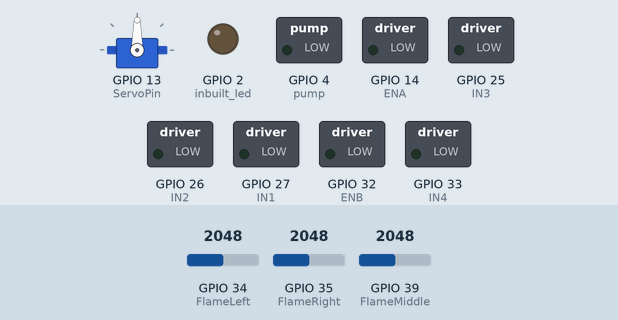
The sketch below on a simulated ESP32. Shown: servo, switched loads named in the sketch (green lamp = pin HIGH), output pins drawn as LEDs (lit = HIGH). Inputs (shaded band) come from the test bench; at power-on: GPIO 34 (FlameLeft) = 2048, GPIO 35 (FlameRight) = 2048, GPIO 39 (FlameMiddle) = 2048. What the sketch prints to the serial monitor is not drawn.

Above: at 1.2 s.
1.3 s: GPIO 34 (FlameLeft) set to 529
2.8 s: GPIO 34 (FlameLeft) set to 457
At 3.2 s:
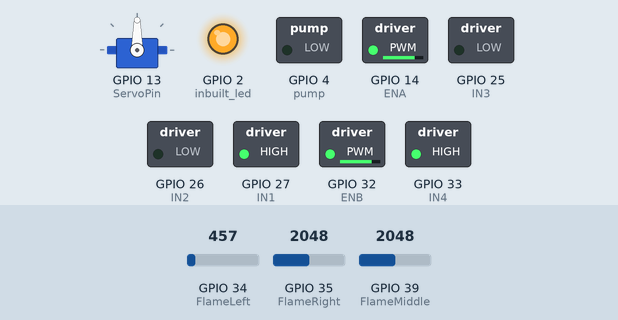
At 6.2 s:
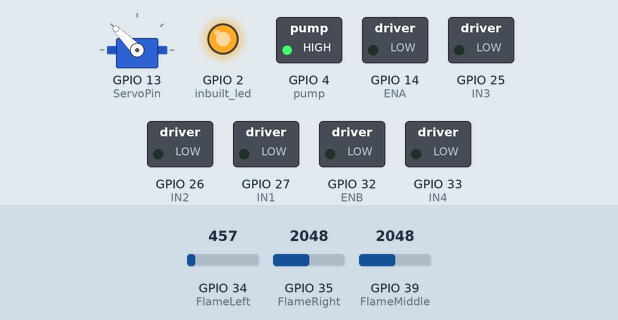
Timing chart, 0 to 11.8 s (numbered marks = the images above; inputs shaded):
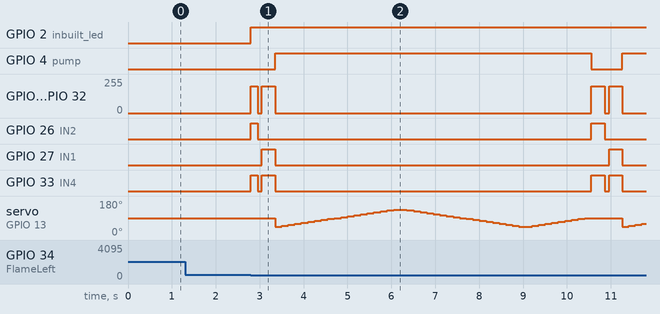

The sketch:

Fire_Fighter_Robot.ino
```cpp
#include <ESP32Servo.h>      // Library for controlling servo motors with ESP32

// ----- Pin Definitions -----
#define IN1 27               // Motor A input pin 1
#define IN2 26               // Motor A input pin 2
#define IN3 25               // Motor B input pin 1
#define IN4 33               // Motor B input pin 2

#define ENA 14               // PWM control pin for Motor A
#define ENB 32               // PWM control pin for Motor B

// Pump relay was on GPIO 12, which is a boot strapping pin: if the relay
// pulls it HIGH at power-up the ESP32 can fail to boot. GPIO 4 is safe.
// >>> Move the relay signal wire from GPIO 12 to GPIO 4. <<<
#define pump 4               // Pin connected to relay controlling the water pump
#define ServoPin 13          // Servo motor signal pin

#define FlameLeft 34         // Analog input pin for left flame sensor
#define FlameMiddle 39       // Analog input pin for middle flame sensor
#define FlameRight 35        // Analog input pin for right flame sensor

#define inbuilt_led 2        // On-board LED pin for ESP32

// Time constants (in milliseconds)
#define move_forward 300     // Forward movement time
#define turning_time 300     // Turning duration
#define move_backward 150    // Backward movement time
#define stop_delay 100       // Delay after stopping
#define servo_step_delay 150 // Delay between servo steps while spraying

int fireThreshold = 500;     // Analog value threshold to detect fire (lower = fire)
int motorSpeed = 200;        // Speed of motors (PWM value from 0-255)

// ----- Objects -----
Servo myServo;              // Create servo motor object

void setup() {
  Serial.begin(115200);     // Start serial communication

  // Set motor control pins as output
  pinMode(IN1, OUTPUT);
  pinMode(IN2, OUTPUT);
  pinMode(IN3, OUTPUT);
  pinMode(IN4, OUTPUT);
  pinMode(ENA, OUTPUT);
  pinMode(ENB, OUTPUT);

  // Set other component pins
  pinMode(pump, OUTPUT);
  pinMode(inbuilt_led, OUTPUT);
  pinMode(FlameLeft, INPUT);
  pinMode(FlameMiddle, INPUT);
  pinMode(FlameRight, INPUT);

  // Ensure pump and LED are off initially
  digitalWrite(pump, LOW);
  digitalWrite(inbuilt_led, LOW);
  stopMoving();

  // Attach servo motor to pin
  myServo.attach(ServoPin);
  myServo.write(90);  // Center servo

  Serial.println("Firefighter Robot ready.");
}

// Returns true if any of the three flame sensors sees fire
bool fireVisible() {
  return analogRead(FlameLeft) < fireThreshold ||
         analogRead(FlameMiddle) < fireThreshold ||
         analogRead(FlameRight) < fireThreshold;
}

void loop() {
  // Read analog values from flame sensors
  int leftSensor = analogRead(FlameLeft);
  int middleSensor = analogRead(FlameMiddle);
  int rightSensor = analogRead(FlameRight);

  bool fireDetected = leftSensor < fireThreshold ||
                      middleSensor < fireThreshold ||
                      rightSensor < fireThreshold;

  if (fireDetected) {
    firefightMode(leftSensor, middleSensor, rightSensor);  // Start firefighting
  } else {
    stopMoving();               // Stop robot
    digitalWrite(pump, LOW);    // Turn off pump
    digitalWrite(inbuilt_led, LOW);  // Turn off LED
    myServo.write(90);          // Center the servo
  }
}

void firefightMode(int left, int middle, int right) {
  digitalWrite(inbuilt_led, HIGH);  // Turn on LED as alarm indicator

  // ******************** Robot Movement Logic ********************

  // Fire detected on right and middle sensors
  if (middle < fireThreshold && right < fireThreshold) {
    moveBackward();
    delay(move_backward);
    stopMoving();
    delay(stop_delay);
    slightRight();             // Slight right turn
    delay(turning_time);
    stopMoving();
    delay(stop_delay);
  }
  // Fire detected on left and middle sensors
  else if (middle < fireThreshold && left < fireThreshold) {
    moveBackward();
    delay(move_backward);
    stopMoving();
    delay(stop_delay);
    slightLeft();              // Slight left turn
    delay(turning_time);
    stopMoving();
    delay(stop_delay);
  }
  // Fire detected in the middle only
  else if (middle < fireThreshold) {
    moveForward();             // Move straight
    delay(move_forward);
    stopMoving();
    delay(stop_delay);
  }
  // Fire detected on left only
  else if (left < fireThreshold) {
    moveBackward();
    delay(move_backward);
    stopMoving();
    delay(stop_delay);
    turnLeft();                // Full left turn
    delay(turning_time);
    stopMoving();
  }
  // Fire detected on right only
  else if (right < fireThreshold) {
    moveBackward();
    delay(move_backward);
    stopMoving();
    delay(stop_delay);
    turnRight();               // Full right turn
    delay(turning_time);
    stopMoving();
  }

  spray();   // Spray water while the fire is still visible
  reset();   // Reset robot after spraying
}

// Moves the servo to an angle, then checks the sensors.
// Returns false if the fire is gone, so the sweep can stop early.
bool sprayStep(int angle) {
  myServo.write(angle);
  delay(servo_step_delay);
  return fireVisible();
}

// Sweep the nozzle left/right with the pump on.
// Sensors are checked at every step, so spraying stops as soon as the fire is out.
void spray() {
  digitalWrite(pump, HIGH);    // Activate pump to spray water

  bool fire = true;
  for (int angle = 45; angle <= 135 && fire; angle += 5) fire = sprayStep(angle);
  for (int angle = 135; angle >= 45 && fire; angle -= 5) fire = sprayStep(angle);
  for (int angle = 45; angle <= 90 && fire; angle += 5) fire = sprayStep(angle);

  digitalWrite(pump, LOW);     // Turn off pump
  myServo.write(90);           // Re-center nozzle
}

void reset() {
  moveBackward();              // Move back a bit
  delay(move_backward);
  stopMoving();                // Stop
  digitalWrite(pump, LOW);     // Make sure pump is off
  digitalWrite(inbuilt_led, LOW);  // Turn off LED
}

// ---- Motor Control Functions ----
void moveForward() {
  digitalWrite(IN1, HIGH);
  digitalWrite(IN2, LOW);
  digitalWrite(IN3, HIGH);
  digitalWrite(IN4, LOW);
  analogWrite(ENA, motorSpeed);  // Set motor speed
  analogWrite(ENB, motorSpeed);
}

void moveBackward() {
  digitalWrite(IN1, LOW);
  digitalWrite(IN2, HIGH);
  digitalWrite(IN3, LOW);
  digitalWrite(IN4, HIGH);
  analogWrite(ENA, motorSpeed);
  analogWrite(ENB, motorSpeed);
}

void turnLeft() {
  digitalWrite(IN1, HIGH);
  digitalWrite(IN2, LOW);
  digitalWrite(IN3, LOW);
  digitalWrite(IN4, HIGH);
  analogWrite(ENA, motorSpeed);
  analogWrite(ENB, motorSpeed);
}

void turnRight() {
  digitalWrite(IN1, LOW);
  digitalWrite(IN2, HIGH);
  digitalWrite(IN3, HIGH);
  digitalWrite(IN4, LOW);
  analogWrite(ENA, motorSpeed);
  analogWrite(ENB, motorSpeed);
}

void slightLeft() {
  digitalWrite(IN1, HIGH);
  digitalWrite(IN2, LOW);
  digitalWrite(IN3, LOW);
  digitalWrite(IN4, HIGH);
  analogWrite(ENA, motorSpeed);
  analogWrite(ENB, motorSpeed * 0.6);  // Reduce speed of right motor
}

void slightRight() {
  digitalWrite(IN1, LOW);
  digitalWrite(IN2, HIGH);
  digitalWrite(IN3, HIGH);
  digitalWrite(IN4, LOW);
  analogWrite(ENA, motorSpeed * 0.6);  // Reduce speed of left motor
  analogWrite(ENB, motorSpeed);
}

void stopMoving() {
  digitalWrite(IN1, LOW);
  digitalWrite(IN2, LOW);
  digitalWrite(IN3, LOW);
  digitalWrite(IN4, LOW);
  analogWrite(ENA, 0);         // Stop both motors
  analogWrite(ENB, 0);
}
```

Measured:
- the behaviour switches between 500 and 499 on GPIO 34 (FlameLeft) (found by bisection; images 0 and 1)
- after the input at 1.3 s, every drawn part: stays the same
- after the input at 2.8 s, GPIO 2 (inbuilt_led): LOW → HIGH at once; GPIO 4 (pump): LOW → HIGH after 0.55 s, → LOW 7.2 s later, → HIGH 0.70 s later
